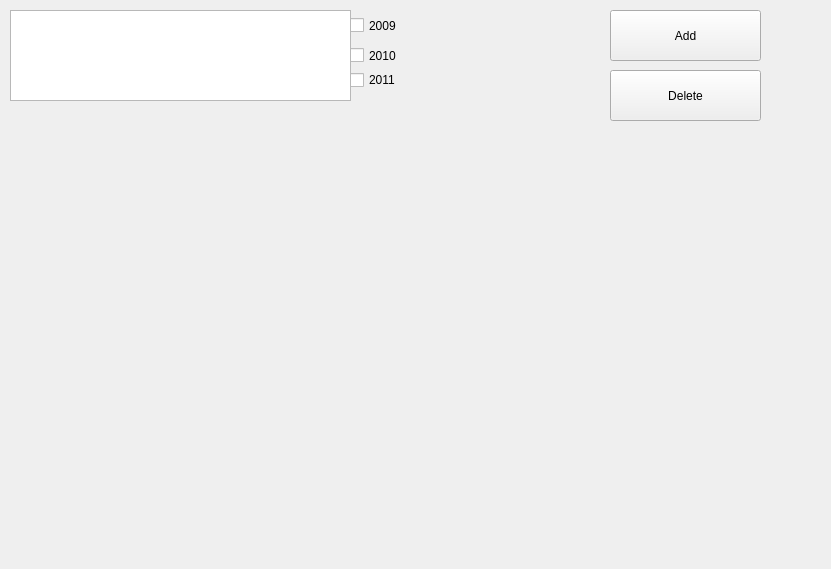
<?xml version="1.0" encoding="UTF-8"?>
<ui version="4.0">
 <class>MainWindow</class>
 <widget class="QMainWindow" name="MainWindow">
  <property name="geometry">
   <rect>
    <x>0</x>
    <y>0</y>
    <width>831</width>
    <height>569</height>
   </rect>
  </property>
  <property name="windowTitle">
   <string>MainWindow</string>
  </property>
  <widget class="QWidget" name="centralWidget">
   <widget class="QCheckBox" name="year2009">
    <property name="geometry">
     <rect>
      <x>350</x>
      <y>10</y>
      <width>81</width>
      <height>31</height>
     </rect>
    </property>
    <property name="text">
     <string>2009</string>
    </property>
   </widget>
   <widget class="QCheckBox" name="year2010">
    <property name="geometry">
     <rect>
      <x>350</x>
      <y>40</y>
      <width>81</width>
      <height>31</height>
     </rect>
    </property>
    <property name="text">
     <string>2010</string>
    </property>
   </widget>
   <widget class="QCheckBox" name="year2011">
    <property name="geometry">
     <rect>
      <x>350</x>
      <y>70</y>
      <width>81</width>
      <height>20</height>
     </rect>
    </property>
    <property name="text">
     <string>2011</string>
    </property>
   </widget>
   <widget class="QPushButton" name="addButton">
    <property name="geometry">
     <rect>
      <x>610</x>
      <y>10</y>
      <width>151</width>
      <height>51</height>
     </rect>
    </property>
    <property name="text">
     <string>Add</string>
    </property>
   </widget>
   <widget class="QListView" name="listView">
    <property name="geometry">
     <rect>
      <x>10</x>
      <y>10</y>
      <width>341</width>
      <height>91</height>
     </rect>
    </property>
   </widget>
   <widget class="QCustomPlot" name="widget" native="true">
    <property name="geometry">
     <rect>
      <x>10</x>
      <y>110</y>
      <width>551</width>
      <height>421</height>
     </rect>
    </property>
   </widget>
   <widget class="QPushButton" name="deleteButton">
    <property name="geometry">
     <rect>
      <x>610</x>
      <y>70</y>
      <width>151</width>
      <height>51</height>
     </rect>
    </property>
    <property name="text">
     <string>Delete</string>
    </property>
   </widget>
  </widget>
 </widget>
 <layoutdefault spacing="6" margin="11"/>
 <customwidgets>
  <customwidget>
   <class>QCustomPlot</class>
   <extends>QWidget</extends>
   <header>qcustomplot.h</header>
   <container>1</container>
  </customwidget>
 </customwidgets>
 <resources/>
 <connections/>
</ui>
